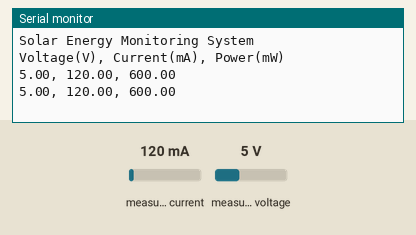
Bench run of a sketch on a simulated Arduino Uno, built with avr-gcc and run on an emulated ATmega328P. Shown: the last lines printed to the serial monitor. The inputs (shaded band) are chosen by the test bench; at power-on: measured current 120 mA, measured voltage 5 V.

Above: at 1.2 s.
1.3 s: measured current set to 40 mA
At 2.6 s:
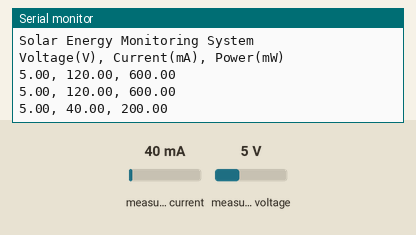
2.8 s: measured voltage set to 0.3 V
At 3.9 s:
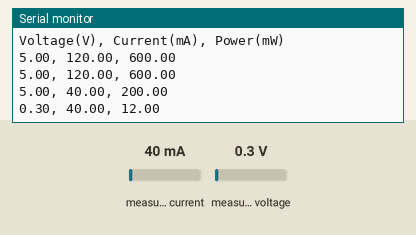
4.3 s: measured current set to 500 mA
At 5.9 s:
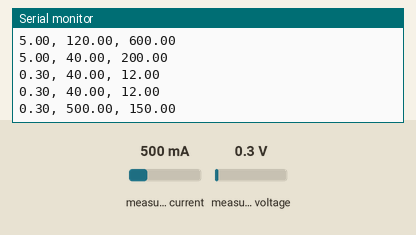
Timing chart, 0 to 7.4 s (numbered marks = the images above; inputs shaded):
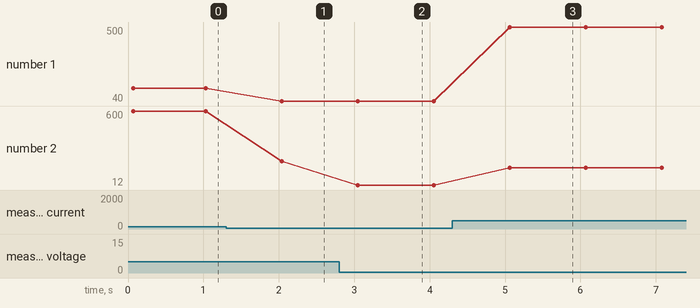

The sketch:

solar_monitor.ino
```cpp
#include <Wire.h>
#include <Adafruit_INA219.h>

Adafruit_INA219 ina219;

void setup() {
  Serial.begin(9600);
  Wire.begin();

  Serial.println("Solar Energy Monitoring System");

  if (!ina219.begin()) {
    Serial.println("ERROR: INA219 not detected!");
    while (1) {
      delay(10);
    }
  }

  Serial.println("Voltage(V), Current(mA), Power(mW)");
}

void loop() {
  float voltage = ina219.getBusVoltage_V();
  float current = ina219.getCurrent_mA();
  float power = ina219.getPower_mW();

  Serial.print(voltage, 2);
  Serial.print(", ");
  Serial.print(current, 2);
  Serial.print(", ");
  Serial.println(power, 2);

  delay(1000);
}
```

Measured:
- after the input at 1.3 s, the serial monitor: prints a new line after 0.74 s (image 1)
- after the input at 2.8 s, the serial monitor: prints a new line after 0.25 s (image 2)
- after the input at 4.3 s, the serial monitor: prints a new line after 0.76 s (image 3)
- plotted number 1: 120 → 40 after the input at 1.3 s, 40 → 500 after the input at 4.3 s
- plotted number 2: 600 → 200 after the input at 1.3 s, 200 → 12 after the input at 2.8 s, 12 → 150 after the input at 4.3 s
